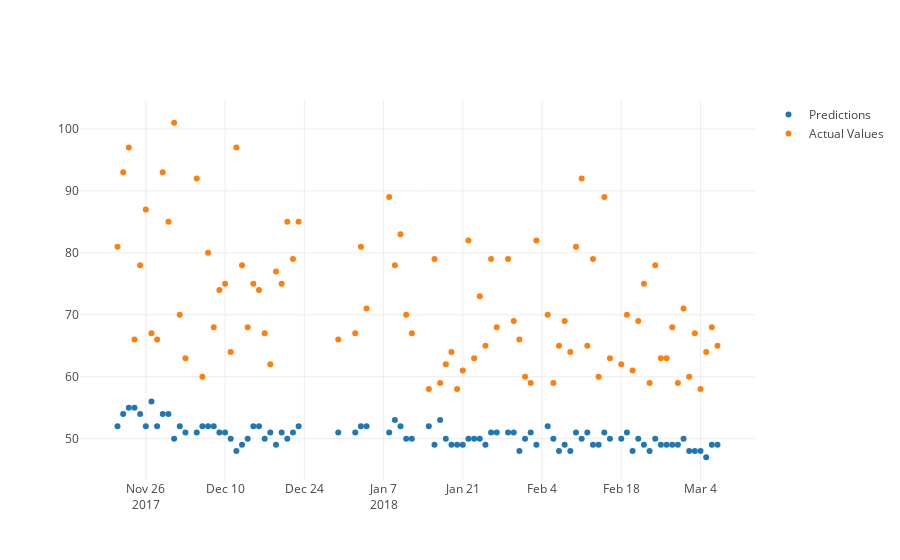

Notebook code cell kept with this figure:
### Code cell
#Showing Predictions

predictions = (scaler.inverse_transform(testPredict).flatten() / 100).round()
normal_vals = (scaler.inverse_transform(x_test)).flatten()
normal_vals = normal_vals[look_back:-1]

random_x = jours_x[y+1:-1]


# Create traces
trace_pred = Scatter(
    x = random_x,
    y = predictions.tolist(),
    mode = 'markers',
    name = 'Predictions'
)
trace_normal = Scatter(
    x = random_x,
    y = normal_vals.tolist(),
    mode = 'markers',
    name = 'Actual Values'
)

data = [trace_pred, trace_normal]

plotly.offline.iplot(data, filename='Res')

### Figure 1 — Plotly figure (JSON) as saved in the notebook; plotly's stock layout.template omitted (floating-point values rounded to 4 significant figures; data arrays with more than 128 entries replaced by an {"elided": "..."} marker saying what was removed)
{"data": [{"mode": "markers", "name": "Predictions", "type": "scatter", "x": {"elided": "412 str values"}, "y": [52, 54, 55, 55, 54, 52, 56, 52, 54, 54, 50, 52, 51, 51, 52, 52, 52, 51, 51, 50, 48, 49, 50, 52, 52, 50, 51, 49, 51, 50, 51, 52, 51, 51, 52, 52, 51, 53, 52, 50, 50, 52, 49, 53, 50, 49, 49, 49, 50, 50, 50, 49, 51, 51, 51, 51, 48, 50, 51, 49, 52, 50, 48, 49, 48, 51, 50, 51, 49, 49, 51, 50, 50, 51, 48, 50, 49, 48, 50, 49, 49, 49, 49, 50, 48, 48, 48, 47, 49, 49]}, {"mode": "markers", "name": "Actual Values", "type": "scatter", "x": {"elided": "412 str values"}, "y": [81, 93, 97, 66, 78, 87, 67, 66, 93, 85, 101, 70, 63, 92, 60, 80, 68, 74, 75, 64, 97, 78, 68, 75, 74, 67, 62.0, 77, 75, 85, 79, 85, 66, 67, 81, 71, 89, 78, 83, 70, 67, 58, 79, 59, 62.0, 64, 58, 61, 82, 63, 73, 65, 79, 68, 79, 69, 66, 60, 59, 82, 70, 59, 65, 69, 64, 81, 92, 65, 79, 60, 89, 63, 62.0, 70, 61, 69, 75, 59, 78, 63, 63, 68, 59, 71, 60, 67, 58, 64, 68, 65]}], "layout": {}}
